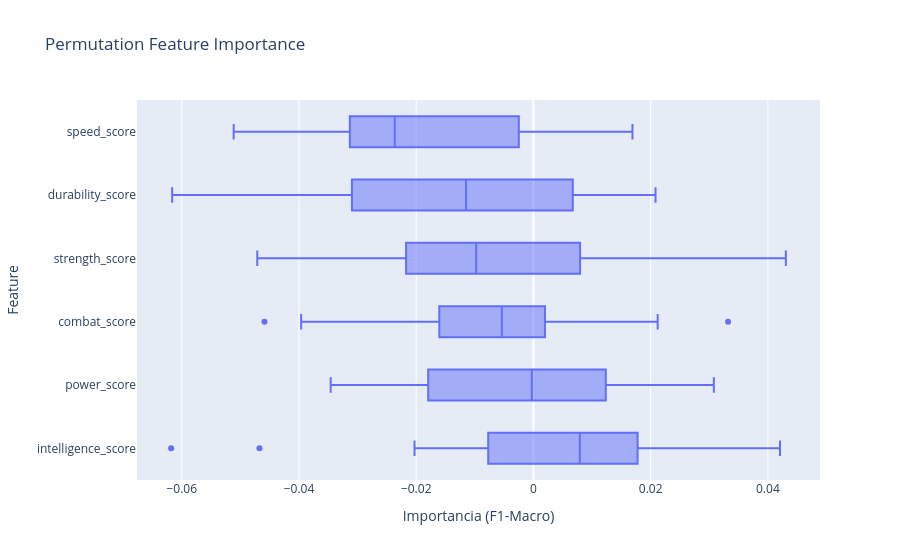

Write notebook code for a chart like this one.
### Markdown cell above
---

### 4.1.2 Implementación [0.2 Puntos]

**To-do:**
- [ ] Calcular `permutation_importance` con `n_repeats=30` y `scoring="f1_macro"`.
- [ ] Graficar un boxplot horizontal con plotly (`px.bar` con `orientation='h'`) con la importancia y varianza de cada feature.

### Code cell
import plotly.express as px
from sklearn.inspection import permutation_importance

# Reentrenar LGBM con los mejores hiperparámetros solo sobre scores numéricos
lgbm_interp = LGBMClassifier(**study.best_params, random_state=RANDOM_STATE, verbose=-1)
lgbm_interp.fit(X_train_num, y_train)

# Calcular PFI
pfi_result = permutation_importance(
    lgbm_interp, X_test_num, y_test, n_repeats=30, scoring="f1_macro", random_state=RANDOM_STATE
)

# Armar DataFrame con los resultados
pfi_df = pd.DataFrame(pfi_result.importances.T, columns=NUMERICAL_FEATURES).melt(
    var_name="feature", value_name="importance"
)

# Ordenar por importancia media descendente
order = (
    pd.DataFrame({"feature": NUMERICAL_FEATURES, "mean": pfi_result.importances_mean})
    .sort_values("mean", ascending=True)["feature"]
    .tolist()
)

# Graficar boxplot horizontal
fig = px.box(
    pfi_df,
    x="importance",
    y="feature",
    orientation="h",
    category_orders={"feature": order},
    title="Permutation Feature Importance",
    labels={"importance": "Importancia (F1-Macro)", "feature": "Feature"},
)
fig.show()

### Figure 1 — Plotly figure (JSON) as saved in the notebook; plotly's stock layout.template omitted (floating-point values rounded to 4 significant figures; data arrays with more than 128 entries replaced by an {"elided": "..."} marker saying what was removed)
{"data": [{"alignmentgroup": "True", "hovertemplate": "Importancia (F1-Macro)=%{x}<br>Feature=%{y}<extra></extra>", "legendgroup": "", "marker": {"color": "#636efa"}, "name": "", "notched": false, "offsetgroup": "", "orientation": "h", "showlegend": false, "type": "box", "x": {"elided": "180 float values"}, "x0": " ", "xaxis": "x", "y": {"elided": "180 str values"}, "y0": " ", "yaxis": "y"}], "layout": {"boxmode": "group", "legend": {"tracegroupgap": 0}, "title": {"text": "Permutation Feature Importance"}, "xaxis": {"anchor": "y", "domain": [0, 1], "title": {"text": "Importancia (F1-Macro)"}}, "yaxis": {"anchor": "x", "categoryarray": ["intelligence_score", "power_score", "combat_score", "strength_score", "durability_score", "speed_score"], "categoryorder": "array", "domain": [0, 1], "title": {"text": "Feature"}}}}
